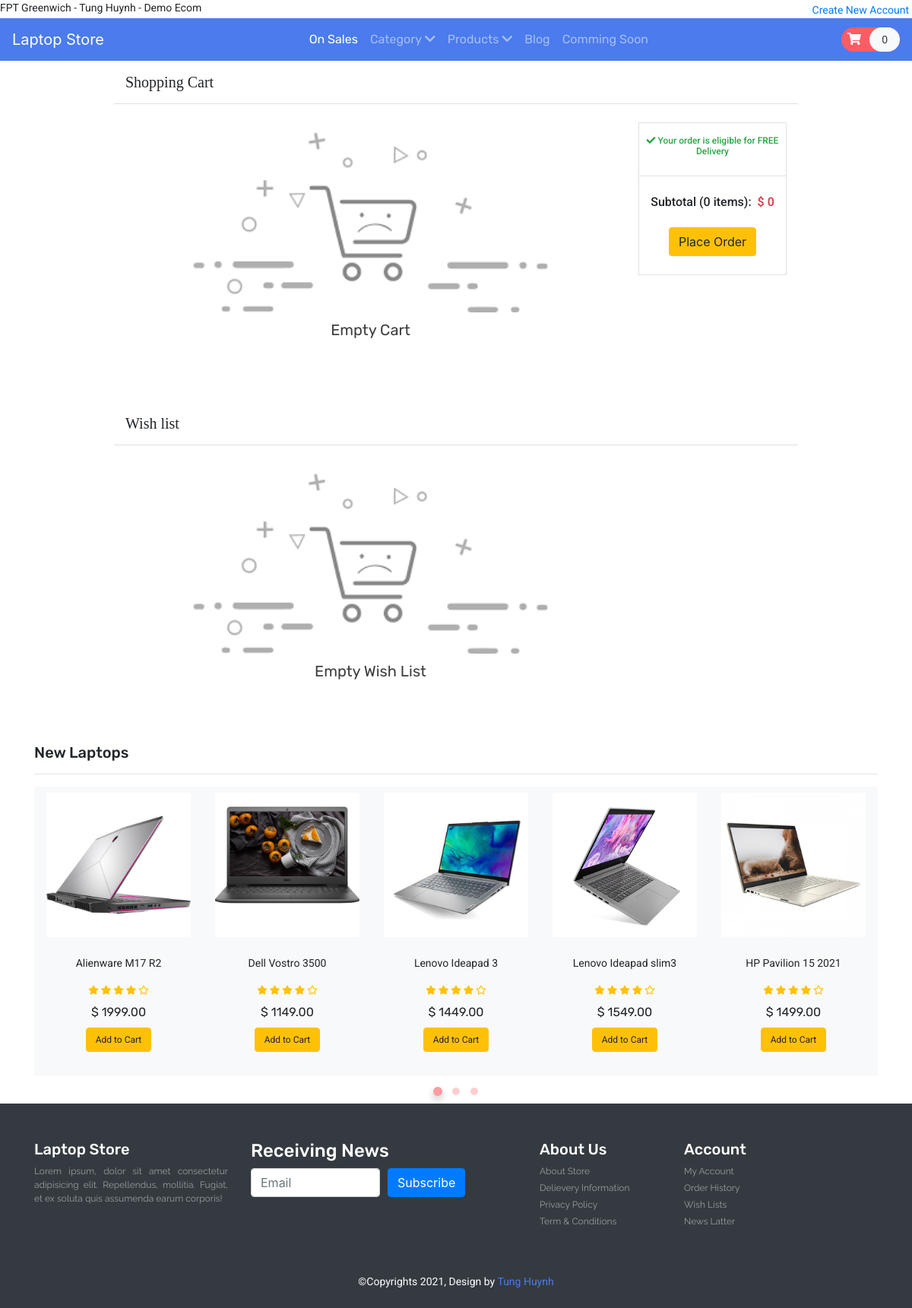
The app's page /cart.php with its own data.
### tables this page shows
CREATE TABLE `product`
(
    `item_id`      int(11) NOT NULL,
    `brand_id`     int(11) NOT NULL,
    `item_brand`   varchar(50)   NOT NULL,
    `item_name`    varchar(255)  NOT NULL,
    `item_desc`    varchar(1500) NOT NULL,
    `item_memory`  varchar(255)  NOT NULL,
    `item_cpu`     varchar(255)  NOT NULL,
    `item_gpu`     varchar(255)  NOT NULL,
    `item_drive`   varchar(255)  NOT NULL,
    `item_monitor` varchar(255)  NOT NULL,
    `item_os`      varchar(255)  NOT NULL,
    `item_price`   double(10, 2
) NOT NULL,
  `item_image` varchar(255) NOT NULL,
  `item_register` datetime DEFAULT NULL,
  `discount_price` double(10,2) DEFAULT NULL
);

### cart.php (called while the page is built, shortened)
<?php
include('header.php')
?>
<?php
isset($_SESSION['cart']) ? include('Template/_cart-template.php') : include('Template/notFound/_cart_notFound.php');
count($product->getData('wishlist')) ? include('Template/_wishlist_template.php') : include('Template/notFound/_wishlist_notFound.php');
include('Template/_new-laptop.php');
?>
<?php
include('footer.php')
?>

### Database/DBController.php (called while the page is built, shortened)
<?php
class DBController
{
    protected $host = 'localhost';
    protected $user = 'root';
    protected $password = '';
    protected $database = 'laptop-store';
    public function __construct()
    {
        $this->con = mysqli_connect($this->host, $this->user, $this->password, $this->database);
    }
}

### functions.php (called while the page is built, shortened)
<?php
require('Database/DBController.php');
require('Database/Product.php');
require('Database/Cart.php');
$db = new DBController();
$product = new Product($db);
$product_import = $product->getData();
$cart = new Cart($db);

### Database/Product.php (called while the page is built, shortened)
<?php
class Product
{
    public $db = null;
    public function __construct(DBController $db)
    {
        $this->db = $db;
    }
    public function getData(string $productTable = 'product')
    {
        $query_product = $this->db->con->query("SELECT * FROM {$productTable}");
        $productsArray = array();
        while ($item = mysqli_fetch_array($query_product, MYSQLI_ASSOC)) {
            $productsArray[] = $item;
        }
        return $productsArray;
    }
}

### Template/_new-laptop.php (the view, shortened to what this page needs)
<?php
shuffle($product_import);
?>
<section id="new-laptops">
    <div class="container">
        <h4 class="font-rubik font-size-20">New Laptops</h4>
        <hr>
        <div class="owl-carousel owl-theme">
            <?php foreach ($product_import as $item) { ?>
                <div class="item px-3 py-2 bg-light">
                    <div class="product font-roboto">
                        <a href="<?php printf('%s?item_id=%s', 'product.php', $item['item_id']); ?>">
                            <img src="<?php echo $item['item_image'] ?? "./assets/Alienware/19365-4zu3_alienware_15_r3_maxq.jpg"; ?>"
                                 alt="product1" class="img-fluid">
                        </a>
                        <div class="text-center py-4">
                            <p class="font-size-14 font-roboto"><?php echo $item['item_name'] ?? "Default"; ?></p>
                            <div class="rating text-warning font-size-12">
                                <span><em class="fas fa-star"></em></span>
                                <span><em class="fas fa-star"></em></span>
                                <span><em class="fas fa-star"></em></span>
                                <span><em class="fas fa-star"></em></span>
                                <span><em class="far fa-star"></em></span>
                            </div>
                            <div class="price py-2">
                                <span class="font-rubik">$ <?php echo $item['item_price'] ?? "0"; ?></span>
                            </div>
                            <form method="post">
                                <?php
                                if (in_array($item['item_id'], $cart->getCartId($product->getData('cart')) ?? [])) {
                                    echo '<button type="submit" disabled class="btn btn-success font-size-12">In the Cart</button>';
                                } else {
                                    echo '<button type="submit" name="new-laptop-submit" class="btn btn-warning font-size-12">Add to Cart</button>';
                                }
                                ?>
                            </form>
                        </div>
                    </div>
                </div>
            <?php } ?>
        </div>
    </div>
</section>

### css/style.css (style rules this page uses)
button, button:focus { outline: none !important; box-shadow: none !important; }
.font-rubik { font-family: "Rubik", cursive; }
.font-roboto { font-family: "Roboto", cursive; }
.font-size-12 { font-size: 12px; }
.font-size-14 { font-size: 14px; }
.font-size-20 { font-size: 20px; }
:root { --font-ubuntu: 'Ubuntu', sans-serif; --color-red-orange: #ff5252; --color-orange: #ff5e57; }

### records on screen
product: item_image (picture), item_name "Alienware M17 R2", item_price "1999.00"
product: item_image (picture), item_name "Dell Vostro 3500", item_price "1149.00"
product: item_image (picture), item_name "Lenovo Ideapad 3", item_price "1449.00"
product: item_image (picture), item_name "Lenovo Ideapad slim3", item_price "1549.00"
product: item_image (picture), item_name "HP Pavilion 15 2021", item_price "1499.00"
